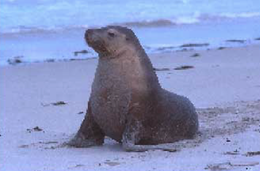
%> input picture images/seal.png, 260 x 171 px, shrunk from 722 x 476 before the run
$ octave main_script.m   (GNU Octave 9; MATLAB toolbox functions it lacks are replaced by stand-ins)
%> lines starting %> are read from the running program, lines starting %| are printed output that depends on the picture; in (x1, y1, x2, y2) boxes, pixels count from 0 and x2, y2 are one past the last pixel; in counts of white or black regions, pixels touching at a corner belong together; the program's own positions count from 1
### src/convertToYCC.m
%% Bradley Payne - Final Project
% This function takes in a color image
% converts to YCbCr (YCC) color space as defined by the paper:
% title: "Automatic seeded region growing ..."
% authors: Shih, Cheng
% page 2
% implements equation (1)
%
% input: rgb image
% output: tranformed image
% Y color space has range [16, 235]
% Cb and Cr spaces have range [16, 240]

function [YCC] = convertToYCC(im)
if size(im, 3) ~= 3
    disp("ERROR - color images only");
    YCC = [];
    return;
end

% scale to be between 0 - 1
% also converts to double
im = rescale(im);

% coefficient matrix given by paper
coef = [65.481 128.553 24.966; ...
        -39.797 -74.203 112; ...
        112 -93.786 -18.214];

% constant matrix from paper
C = [16; 128; 128];

% initialize size of new color space
YCC = zeros(size(im));

% implementation of equation (1)
for r = 1 : size(im, 1)
    for c = 1 : size(im, 2)
        R = im(r,c,1);
        G = im(r,c,2);
        B = im(r,c,3);
        rgb = [R; G; B];
        YCC(r,c, :) = coef * rgb + C;
    end
end

return;
end

### src/automaticSeedSelection.m
%% Bradley Payne - Final Project
% implements Automatic seed Selection algorithm
% defined by the paper:
% title: "Automatic seeded region growing ..."
% authors: Shih, Cheng
% pages 2 - 3
% implements equations (2 - 7)
%
%
%
% input YCbCr color space image
% returns 'seeds' that meet the following criteria:
% 1. Seed pixel must have high similarity to its neighbors
% 2. for an expected region, at least one seed must be generated
% 3. seeds for different regions must be disconnected
%
%
%
% This function requires 2 thresholds
% a similarity threshold
% a distance threshold
% The similarity threshold is computed using Otsu's method in the paper
% I chose to alter this and use the average similarity as the threshold
% distance threshold is hardcoded at 0.05

function [seeds] = automaticSeedSelection(im)

if size(im, 3) ~= 3 || class(im) ~= "double"
    disp("ERROR -- Wrong color space detected");
    seeds = [];
    return;
end

% Threshold value

numR = size(im,1);
numC = size(im,2);

% initialize seeds array with 0's
seeds = zeros(numR, numC);

% seperate image into YCC color space
Y = im(:,:,1);
Cb = im(:,:,2);
Cr = im(:,:,3);

% calculate similarity of pixel to its neigbors
% consider 3x3 neighborhood standard deviation in each color space
% for simplicity of implementation, assume Seeds cannot reside on the image
% border

% compute standard deviations in each color space seperately
sigmaY = computeSTD(Y, numR, numC);
sigmaCb = computeSTD(Cb, numR, numC);
sigmaCr = computeSTD(Cr, numR, numC);

% compute total standard deviation (equation 3)
totalSigma = sigmaY + sigmaCb + sigmaCr;

% normalize (equation 4)
total_normalized_sigma = totalSigma / max(totalSigma, [], 'all');

% H is similarity to neighbors (equation 5)
H = 1 - total_normalized_sigma;

% now we need to compute the relative Euclidian Distances
% of each pixel to its eight neighbors

% D is maximum euclidian distance from pixel i,j to its 8 neighbors
% helper function is defined below
% (equations 6 & 7)
D = computeDistance(Y, Cb, Cr, numR, numC);

% THRESHOLDS
% similarity threshold is computed automatically using
% Otsu's method
% using the matlab built in function will return thresh between 0 - 1
[N, edges] = histcounts(im, 200);
T = otsuthresh(N);

T1 = mean(H, 'all');

T = max(T, T1);
% Distance threshold was anectodotally found
Tdist= 0.05;

% perform similarity threshold
Hthresh = H > T;
% Hthresh = imdilate(Hthresh, ones(3));
% Hthresh = imerode(Hthresh, ones(3));
% perform distance threshold
Dthresh = D < Tdist;

% Dthresh = imdilate(Dthresh, ones(3));
% Dthresh = imerode(Dthresh, ones(3));

% morphological operations don't generally improve performance
% potential seeds satisfy Conditions 1 and 2
seeds = Hthresh & Dthresh;
se = strel('disk', 1);

% seeds = imclose(seeds, se);
seeds = imopen(seeds, se);


% better method is to use MATLAB Built in label
% label based on 4 connectivity
seeds = bwlabel(seeds, 4);

end


% helper function that computes std deviation in a 3x3 neighborhood
% in a given colorspace
%
% INPUTS:
% cS: given color space
% numR - number of rows in color Space
% numC - number of columns in color Space
%
% OUTPUTS:
% sigmaN : standard deviation of 3x3 neighborhood centered
% at that pixel location
% edge pixels are exluded for simplicity
function [sigmaN] = computeSTD(cS, numR, numC)
sigmaN = ones(numR, numC);

for r = 1 : numR - 2
    for c = 1 : numC - 2
        % get this subbarray
        sub = cS(r:r+2, c : c+2);
        avgSub = mean(sub, 'all');
        % sum of the differences squared
        % (equation 2)
        sumDifSq = 0;
        for i = 1 : 9
            sumDifSq = sumDifSq + (sub(i) - avgSub)^2;
        end
        sigmaN(r+1,c+1) = sqrt(1/9 * sumDifSq);
    end
end

end

% helper function
% computes relative Euclidian distnace
% implements equations 6 - 7
function [D] = computeDistance(Y, Cb, Cr, numR, numC)
D = ones(numR, numC);

for r = 1 : numR - 2
    for c = 1 : numC - 2
        % this pixel
        Ythis = Y(r+1, c+1);
        Cbthis = Cb(r+1, c+1);
        Crthis = Cr(r+1, c+1);
        % neighborhood pixel
        Ysub = Y(r:r+2, c : c+2);
        Cbsub = Cb(r:r+2, c:c+2);
        Crsub = Cr(r:r+2, c:c+2);

        % distance to myself will be 0, so gonna include for simplicity
        d = zeros(9,1);

        % (equation 6)
        for i = 1 : 9
            numerator = (Ythis - Ysub(i))^2 + (Cbthis-Cbsub(i))^2 + ...
               (Crthis - Crsub(i))^2;
           d(i) = sqrt(numerator) ... % end of numerator
               /sqrt(Ythis^2 + Cbthis^2 + Crthis^2); % denomiator
        end
        % equation (7)
        D(r+1, c+1) = max(d);
    end
end

return;
end

% Recursive Helper function
% Labels seeds based on 4 connectivity
% Disqualifies border pixels as seeds
% I chose to use MATLAB built-in bwlabel for efficiency
% [27 lines left out: function labelSeeds, not called in this run]

### src/regionGrowing.m
%% Bradley Payne - Final Project
% implements region growing algorithm
% defined by the paper:
% title: "Automatic seeded region growing ..."
% authors: Shih, Cheng
% section 4
% pages 3-6
%
%
% GENERAL METHOD:
% ** Calculate Y, Cb, Cr average of each region, store in seedAvg matrix
% ** Record neighbors of all regions in a sorted list T in decreasing order
% of distances.
% ** While T is not empty, remove point p and check 4-neighbors to
% determine region
%
% T is the set of pixels that are unclassified and have labeled neighbors
%
% Function implements steps (3) and (4) in section 4 of the paper
%
% INPUT:
% im - YCbCr color space image
% seeds - Labeled seeds matrix from automaticSeedSelection
%
% OUTPUT:
% seeds - labeled, grown seeds matrix

function [seeds] = regionGrowing(im, seeds)

% need to compute the Y C C average of each region
numSeeds = max(seeds, [], 'all');

% seedAvg contains the mean of all seed pixels
% in terms of Y Cb, Cr
% index for region i is seedAvg(i, n)
% where n is (1,2,3) coresponding with (Y, Cb, Cr)
seedAvg = zeros(numSeeds, 3);
sizeReg = zeros(numSeeds, 1);
% seperate YCC image into individual components
Y = im(:,:,1);
Cb = im(:,:,2);
Cr = im(:,:,3);

% compute averages for each region
for i = 1 : numSeeds
   % compute Y_bar for seed/region i
   seedAvg(i, 1) = mean(Y(seeds == i), 'all');
   % compute Cb_bar
   seedAvg(i, 2) = mean(Cb(seeds == i), 'all');
   % compute Cr_bar
   seedAvg(i, 3) = mean(Cr(seeds == i), 'all');
   % compute size of that region
   sizeReg(i) = sum(seeds == i, 'all');
end
disp('     initial averages computed')


% record unclassified neighbors of all regions in sorted list T
% use relative Euclidian distance (equation 8)
% implementation of section 4 item (3) on page 4 of the paper
% initially populate T which contains: [row, column, relativeDistance]
T = [];
numR = size(seeds, 1);
numC = size(seeds, 2);
% Populate T with all the 8-connected neigbors of labeled areas
% ignore corners for simplicity
for r = 2 : numR - 1
    for c = 2 : numC - 1

        if seeds(r,c) > 0
           % already labeled, skip this iteration
           continue;
        end

        % we have a unclassified pixel, if it has a labeled neighbor, add to T

        % check above neighbor
        if seeds(r - 1, c) > 0
            T = [T; r , c, relD(seedAvg(seeds(r-1,c), :), im(r, c, :))];
            continue;
        end

        % check left neighbor
        if seeds(r, c-1) > 0
            T = [T; r , c, relD(seedAvg(seeds(r,c -1), :), im(r, c, :))];
            continue;
        end
        % check right neigbor
        if seeds(r, c+1) > 0
            T = [T; r , c, relD(seedAvg(seeds(r,c + 1), :), im(r, c, :))];
            continue;
        end
        % check bottom neighbor
        if seeds(r +1, c) > 0
            T = [T; r, c, relD(seedAvg(seeds(r + 1,c), :), im(r, c, :))];
        end

    end % end column for loop
end % end initial populate T
disp("     T initially populated");

% sort by T by relative distance, in ascending order
T = sortrows(T, 3);

% Implementation of section 4 item (4) on page 4 of paper

while ~isempty(T)
    % first point p
%     p = T(1,:);
    % index of p
    r = T(1, 1);
    c = T(1, 2);

    % pop off first element
    T(1,:) = [];

    % check 4 neigbors, put labels
    % initialize to -1
    uL = -1; % up
    dL = -1; % down
    rL = -1; % right
    lL = -1; % left

    % check left and right
    if c > 1
       lL = seeds(r, c - 1);
    end
    if c < numC
        rL = seeds(r, c + 1);
    end
    % check up and down
    if r > 1
       uL = seeds(r - 1, c);
    end
    if r < numR
        dL = seeds(r + 1, c);
    end

    % if all neighbors have same label, set to that label
    if lL == rL && uL == dL && lL == uL

       seeds(r,c) = lL;
       newLabel = lL;
        % recompute average for that region
        seedAvg(newLabel, 1) = (seedAvg(newLabel, 1)*sizeReg(newLabel) + Y(r,c))/(sizeReg(newLabel) + 1);
        seedAvg(newLabel, 2) = (seedAvg(newLabel, 2)*sizeReg(newLabel) + Cb(r,c))/(sizeReg(newLabel) + 1);
        seedAvg(newLabel, 3) = (seedAvg(newLabel, 3)*sizeReg(newLabel) + Cr(r,c))/(sizeReg(newLabel) + 1);
        sizeReg(newLabel) = sizeReg(newLabel) + 1;
       continue;
    end

    % if multiple labels are options, compute distances to each and set to
    % smallest distance label
    %    l    r    u    d
    l = [lL, rL, uL, dL];
    d = [nan, nan, nan, nan];
    s = [0, 0, 0, 0];
    for i = 1 : 4
        if l(i) > 0
            d(i) = relD(seedAvg(l(i), :), im(r, c, :));
            s(i) = sizeReg(l(i));
        end
    end
    % sort by distance, use region size to break ties
    neighbor4 = [l' d' s'];
    neighbor4 = sortrows(neighbor4, [2 3], {'ascend' 'descend'});
    newLabel = neighbor4(1,1);
    seeds(r,c) = newLabel;
    if newLabel < 1
        disp('error');
    end

    % update average of affected region
    seedAvg(newLabel, 1) = (seedAvg(newLabel, 1)*sizeReg(newLabel) + Y(r,c))/(sizeReg(newLabel) + 1);
    seedAvg(newLabel, 2) = (seedAvg(newLabel, 2)*sizeReg(newLabel) + Cb(r,c))/(sizeReg(newLabel) + 1);
    seedAvg(newLabel, 3) = (seedAvg(newLabel, 3)*sizeReg(newLabel) + Cr(r,c))/(sizeReg(newLabel) + 1);
    sizeReg(newLabel) = sizeReg(newLabel) + 1;

    % add 4 neigbors of p to T
    % IF, they are not classified and are not already in T
    isadded = false;
    if ~lL   % not classified
        if sum(T(:,1) == r & T(:, 2) == (c - 1) ) ~= 1 % not in T
            T = [T; r , c - 1, relD(seedAvg(seeds(r,c), :), im(r, c -1, :))];
            isadded = true;
        end
    end

    if ~rL
        if sum(T(:,1) == r & T(:, 2) == (c + 1) ) ~= 1
            T = [T; r , c + 1, relD(seedAvg(seeds(r,c), :), im(r, c + 1, :))];
            isadded = true;
        end
    end

    if ~uL
        if sum(T(:,1) == (r - 1) & T(:, 2) == c ) ~= 1
            T = [T; r - 1, c, relD(seedAvg(seeds(r,c), :), im(r-1, c, :))];
            isadded = true;
        end
    end
    if ~dL
       if  sum(T(:,1) == (r + 1) & T(:, 2) == c ) ~= 1
           T = [T; r + 1, c, relD(seedAvg(seeds(r,c), :), im(r+1, c, :))];
           isadded = true;
       end
    end
    if isadded
        % resort T
        T = sortrows(T, 3);
    end

end % end while(T)
disp("     All pixels Labeled");

end

% helper function that inputs average Y, Cb, Cr for the region
% and inputs Y, Cb, and Cr for the pixel
% (equation 8)
% [7 lines left out: function relD, not called in this run]

### src/main_script.m
%% Bradley Payne
%  Final Project
%  Main Script
%  This project implements the segmentation described in the paper:
%  title: "Automatic seeded region growing for color image segmentation"
%  authors: Shih, Cheng
% close all;
% clear all;
% clc

%% Read in image
%
imgname = 'images/seal.png';
im = imread(imgname);
%> im is the input picture: size 171x260x3 uint8; mean R, G, B 136.9, 149.1, 193.8
%
% cam = webcam;
% im = snapshot(cam);
% cam = [];

%% reduce the size of image if it larger than 2.5e5
if numel(im)/3 > 2.5e5
    while numel(im)/3 > 3e5
        im = imresize(im, 0.75);
    end

else
    im = imresize(im, 0.75);
%> im: size 129x195x3 uint8
end

im1 = im;
im2 = im1;
%% Convert from RGB to YCC color space

YCCim = convertToYCC(im1);
%> after the loop in convertToYCC, `for r = 1 : size(im, 1)`:
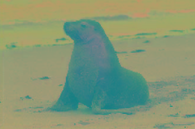
%> YCC: size 129x195x3 double; mean R, G, B 133.9, 151.5, 118.3
% YCCim = rescale(im, 0.1, 255);
% YCCim = rgb2hsv(im1);
%% Automatic Seed Selection
tic
seeds = automaticSeedSelection(YCCim);
%> in automaticSeedSelection, `Cr = im(:,:,3);`:
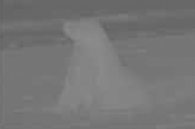
%> Cr: size 129x195 double; min 97.54, max 141.6, mean 118.3
%> call 3 of computeSTD, with numR = 129, numC = 195
%> after the loop in computeSTD (call 3), `for r = 1 : numR - 2`:
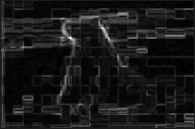
%> sigmaN: size 129x195 double; min 0, max 9.17, mean 0.891; drawn with min black and max white
%> after the loop in computeDistance, `for r = 1 : numR - 2`:
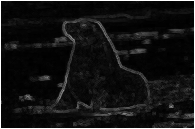
%> D: size 129x195 double; min 0, max 1, mean 0.0814
%> after the loop in computeDistance, `for r = 1 : numR - 2`: d = [0.0107; 0.00201; 0.0384; 0.0168; 0; 0.0357; 0.0458; 0.0387; 0.0343]
%> in automaticSeedSelection, `[N, edges] = histcounts(im, 200);`: N = 200 values, max 4684 at index 151, min 1 at index 1, mean 377.3; edges = 201 values from 18.72 to 198.7
%> in automaticSeedSelection, `T = otsuthresh(N);`: T = 0.618
%> in automaticSeedSelection, `T1 = mean(H, 'all');`: T1 = 0.881
%> in automaticSeedSelection, `Hthresh = H > T;`:
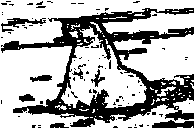
%> Hthresh: size 129x195 logical; 69.6% white; 83 black regions (75 under 20 px), largest, box (x1, y1, x2, y2) and area: (1, 8, 194, 127) 6399, (152, 120, 194, 128) 239, (1, 18, 46, 32) 218
%> in automaticSeedSelection, `Dthresh = D < Tdist;`: Dthresh: size 129x195 logical; 64% white; 66 black regions (62 under 20 px), largest, box (x1, y1, x2, y2) and area: (0, 0, 195, 129) 8545, (29, 75, 52, 82) 107, (19, 94, 36, 102) 84, (108, 60, 115, 73) 34
%> in automaticSeedSelection, `seeds = Hthresh & Dthresh;`: seeds: size 129x195 logical; 60.9% white; 69 black regions (65 under 20 px), largest, box (x1, y1, x2, y2) and area: (0, 0, 195, 129) 9285, (29, 75, 52, 82) 112, (19, 94, 36, 102) 89, (108, 60, 115, 73) 35
%> in automaticSeedSelection, `seeds = imopen(seeds, se);`: seeds: size 129x195 logical; 56.4% white; 26 black regions (23 under 20 px), largest, box (x1, y1, x2, y2) and area: (0, 0, 195, 129) 10664, (29, 75, 52, 82) 112, (19, 94, 36, 102) 91
%> in automaticSeedSelection, `seeds = bwlabel(seeds, 4);`:
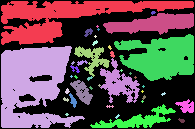
%> seeds: size 129x195 double; 41 distinct labels, from 0 to 40; one colour per label, 0 black
numSeeds = max(seeds, [], 'all');
%> numSeeds = 40
toc
fprintf("Automatic Seed Selection initially detected %.0f regions \n", numSeeds);
%| Automatic Seed Selection initially detected 40 regions

%% Burn seeds into the original image

R = im1(:,:,1);
G = im1(:,:,2);
B = im1(:,:,3);
R(seeds>0) = 255;
G(seeds>0) = 0;
B(seeds>0) = 0;

im1 = cat(3, R, G, B);
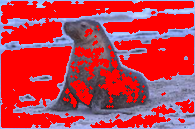
%> im1: size 129x195x3 uint8; mean R, G, B 198.5, 57.7, 74.3

figure(3)
imshow(im1), title("seeds found with my implementation")

%% Region Growing
tic
disp("Starting region growing");
regions = regionGrowing(YCCim, seeds);
%> the loop in regionGrowing, `for i = 1 : numSeeds` made 40 passes
%> after the loop in regionGrowing, `for i = 1 : numSeeds`: seedAvg = 40 rows, first 12: [168.9 161.8 105.4; 154.6 155.5 117.6; 36.52 130.6 131.8; 40.17 129.1 133.4; 136.1 151.3 123; 27.85 128.5 131.7; 71.67 133.5 131.8; 73.16 135.6 128.4; 50.03 130.6 132.7; 82.18 137.7 126.6; 86.24 130.6 133.6; 59.94 132 132.4]; sizeReg = 40 values, max 4303 at index 2, min 5 at index 8, mean 354.5
%> after the loop in regionGrowing, `for r = 2 : numR - 1`: T = 2492 rows, first 12: [2 9 0.00474; 2 11 0.0391; 2 29 0.0884; 2 33 0.0202; 2 38 0.0574; 2 45 0.0387; 2 48 0.0961; 2 49 0.116; 2 50 0.0907; 2 54 0.0492; 2 72 0.105; 2 76 0.0892]
%> in regionGrowing, `T = sortrows(T, 3);`: T = 2492 rows, first 12: [86 143 0.00142; 50 161 0.00147; 96 74 0.00147; 76 73 0.00152; 115 33 0.00179; 10 145 0.00186; 71 113 0.00229; 70 121 0.0025; 102 65 0.00293; 122 170 0.00296; 86 87 0.00315; 95 166 0.00329]
%> the loop in regionGrowing, `while ~isempty(T)` made 1 pass
%> (r, c, uL, dL, rL, lL, l) on pass 1: (86, 143, 0, 35, 35, 0, [0 35 0 35])
%> the run ends on the next line
